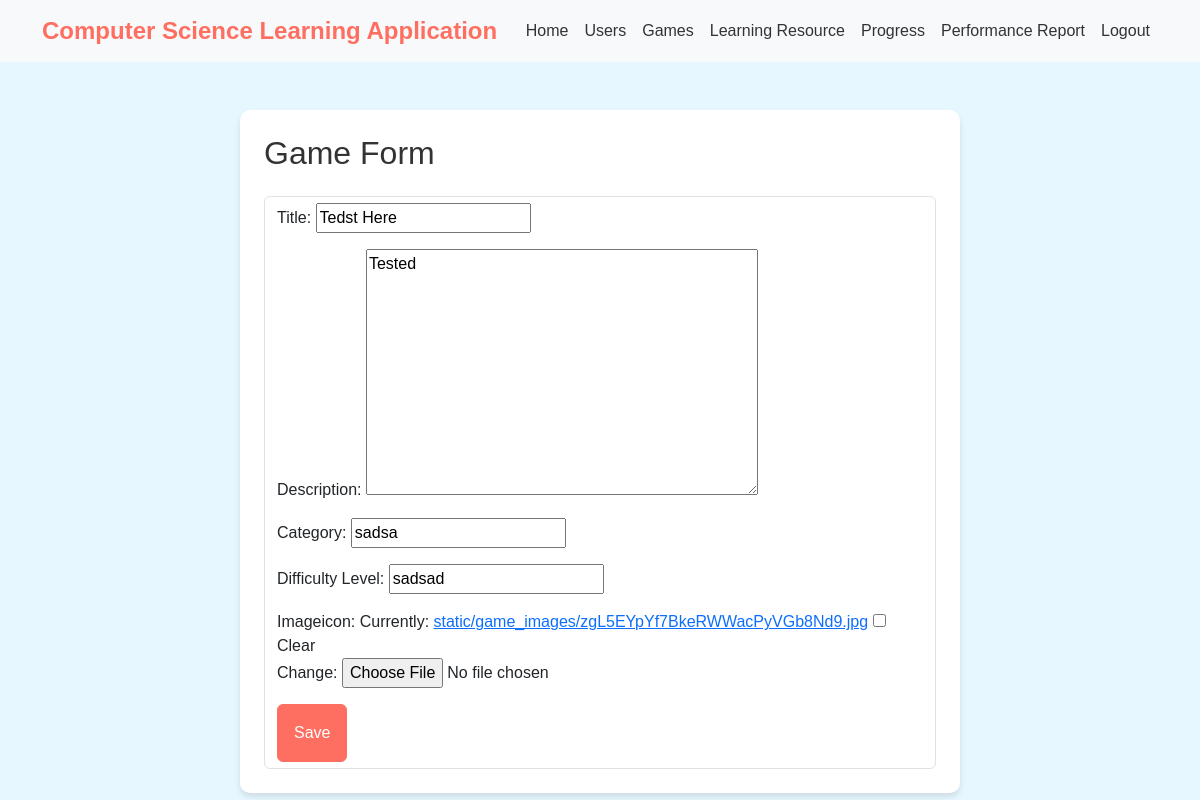
Screenshot of /games/7/update/ (signed in) with the database file from the repository.
### computer_science_learning_app/models.py (models this page shows, shortened)
class Game(models.Model):
    GameID = models.AutoField(primary_key=True)
    Title = models.CharField(max_length=100)
    Description = models.TextField()
    Category = models.CharField(max_length=50)
    Difficulty_Level = models.CharField(max_length=20)
    Imageicon = models.ImageField(upload_to='static/game_images/', null=True, blank=True)

### computer_science_learning_app/views.py (the view, shortened to what this page needs)
# urls.py: path('games/<int:pk>/update/', GameUpdateView.as_view(), name='game_update'),
class GameUpdateView(LoginRequiredMixin,UpdateView):
    model = Game
    form_class = GameForm
    template_name = "game_form.html"

### computer_science_learning_app/forms.py
class GameForm(forms.ModelForm):
    class Meta:
        model = Game
        fields = ["Title", "Description", "Category", "Difficulty_Level","Imageicon"]

### computer_science_learning_app/templates/game_form.html (shortened to what this page needs)
{% extends "base_template.html" %}
{% block content %}
<div class="container mt-5">
    <div class="row justify-content-center">
        <div class="col-md-8">
            <div class="card p-4">
                <h2 class="mb-4">Game Form</h2>
                <form method="post" class="form-control" enctype="multipart/form-data">
                    {{ form.as_p }}
                    <button type="submit" class="p-3 btn btn-primary">Save</button>
                </form>
            </div>
        </div>
    </div>
</div>
{% endblock %}

### computer_science_learning_app/templates/base_template.html (style rules this page uses)
body { background-color: #e6f7ff; color: #333; font-family: Arial, sans-serif; }
.card { transition: all 0.3s ease-in-out; background-color: #fff; border: none; border-radius: 10px; box-shadow: 0 4px 6px rgba(0, 0, 0, 0.1); }
.btn-primary { background-color: #ff6f61; border-color: #ff6f61; }
body, .navbar, .nav-link, .card { color: #333; }
.nav-link, button { padding: 0.5rem 1rem; }

### rows the page displays
Game: Title "Tedst Here", Description "Tested", Category "sadsa", Difficulty_Level "sadsad"
